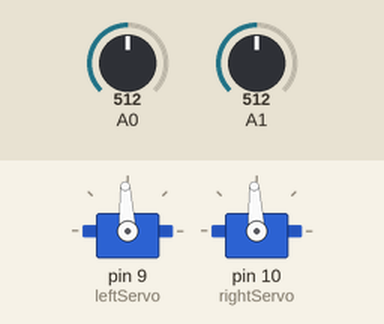
Bench run of a sketch on a simulated Arduino Uno, built with avr-gcc and run on an emulated ATmega328P. On the bench: 2 × servo. Inputs (shaded band) come from the test bench; at power-on: A0 = 512, A1 = 512.

Above: at 1.2 s.
1.3 s: A0 set to 716
At 2.4 s:
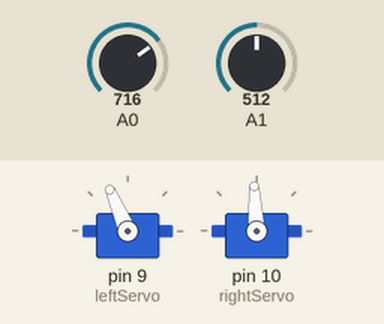
2.8 s: A1 set to 716
At 3.7 s:
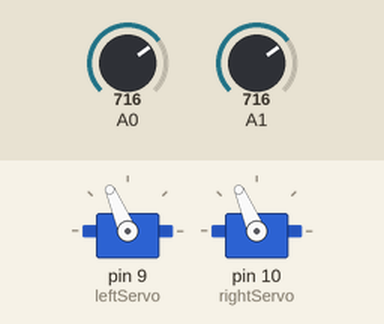
4.3 s: A0 set to 900
At 5.1 s:
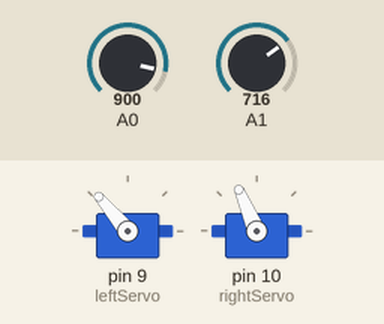
5.8 s: A1 set to 900
At 6.4 s:
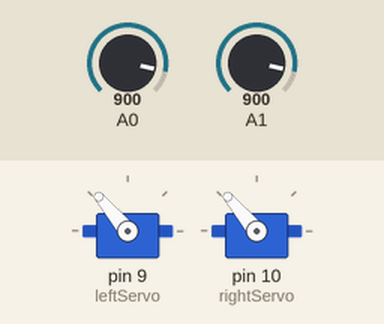
7.3 s: A0 set to 1023
At 8.2 s:
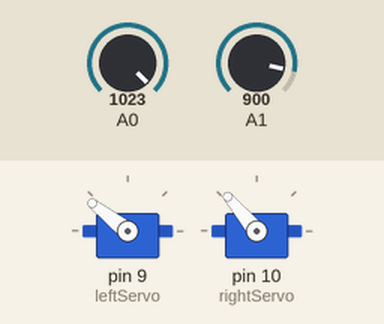
8.8 s: A1 set to 1023
At 9.6 s:
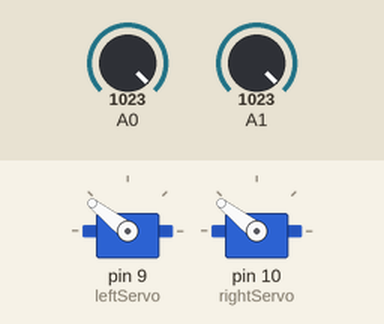
Timing chart, 0 to 11.3 s (numbered marks = the images above; inputs shaded):
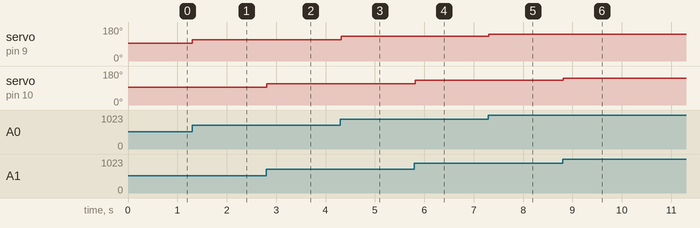

Measured:
- after the input at 1.3 s, servo on pin 9 (leftServo): 93° → 113° at once
- after the input at 2.8 s, servo on pin 10 (rightServo): 93° → 113° at once
- after the input at 4.3 s, servo on pin 9 (leftServo): 113° → 130° at once
- after the input at 5.8 s, servo on pin 10 (rightServo): 113° → 130° at once
- after the input at 7.3 s, servo on pin 9 (leftServo): 130° → 142° at once
- after the input at 8.8 s, servo on pin 10 (rightServo): 130° → 142° at once

The sketch:

13-2.ino
```cpp
#include <Servo.h>

Servo leftServo, rightServo;

void setup() {
  leftServo.attach(9); // pin D9 is connected to the left servo
  rightServo.attach(10); // pin D10 is connected to the right servo
}

void loop() {
  int leftAdjust, rightAdjust;

  leftAdjust = analogRead(0); // read left servo adjust
  rightAdjust = analogRead(1); // read right servo adjust

  leftServo.writeMicroseconds(leftAdjust + 1500 - 512);
  rightServo.writeMicroseconds(rightAdjust + 1500 - 512);

  delay(20);
}
```
